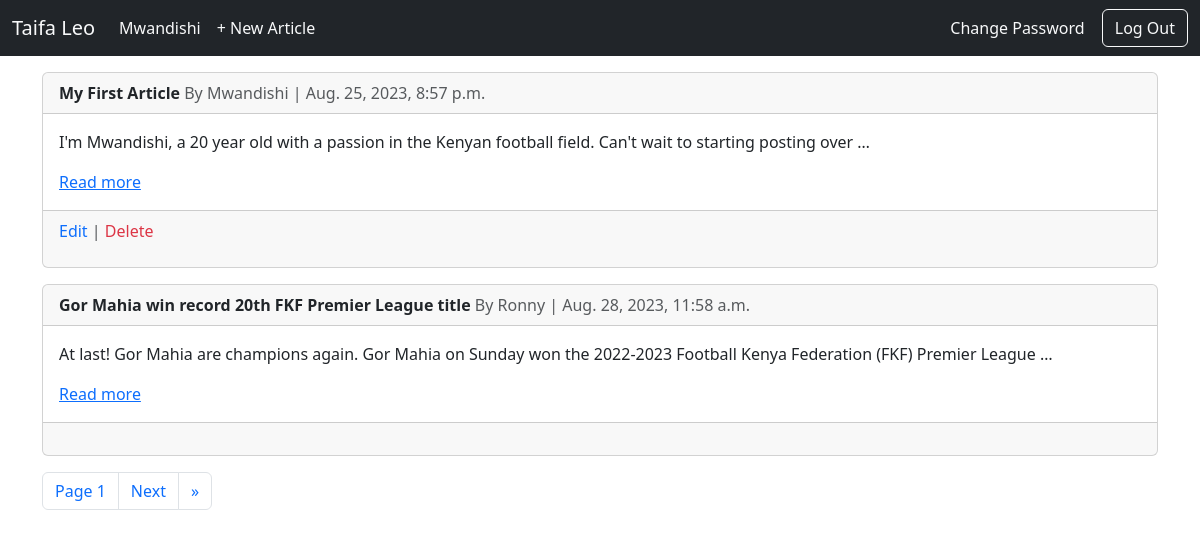
Screenshot of /articles/ (signed in) with the database file from the repository.
### users/models.py (models this page shows)
class CustomUser(AbstractUser):
    age = models.PositiveIntegerField(null=True, blank=True)

### pages/models.py (models this page shows, shortened)
class Article(models.Model):
    title = models.CharField(max_length=255)
    author = models.ForeignKey(
        get_user_model(),
        on_delete=models.CASCADE
    )
    date = models.DateTimeField(auto_now_add=True)
    content = models.TextField()

### pages/views.py (the view)
# urls.py: path("articles/", ArticleListView.as_view(), name="article_list"),
class ArticleListView(LoginRequiredMixin, ListView):
    login_url = "login"
    model = Article
    template_name = "article_list.html"
    context_object_name = "articles"
    paginate_by = 2

### templates/article_list.html (shortened to what this page needs)
{% extends 'base.html' %}
{% block content %}
{% for article in articles %}
<div class="card mt-3">
    <div class="card-header">
       <a href="{% url 'article_detail' article.pk %}" class="text-decoration-none text-dark">
            <strong >{{ article.title }}</strong>
        </a>
      <span class="text-muted">By {{ article.author }} | {{ article.date }}</span>
    </div>
    <div class="card-body">
      <p class="card-text">{{ article.content|truncatewords:20 }}</p>
      <a href="{% url 'article_detail' article.pk %}">Read more</a>
    </div>
    <div class="card-footer text-body-secondary">
      {% if user.is_authenticated and user == article.author %}
        <p>
            <a href="{% url 'article_edit' article.pk %}" class="text-primary text-decoration-none">Edit</a> |
            <a href="{% url 'article_delete' article.pk %}" class="text-danger text-decoration-none">Delete</a>
        </p>
      {% else %}
        <p>
        </p>
      {% endif %}
    </div>
</div>
{% endfor %}
<nav aria-label="Page navigation example" class="mt-3">
  <ul class="pagination">
    <li class="page-item">
      <a class="page-link" href="#">Page {{ page_obj.number}}</a>
    </li>
    {% if page_obj.has_next %}
      <li class="page-item">
        <a class="page-link" href="?page={{ page_obj.next_page_number }}">Next</a>
      </li>
      <li class="page-item">
        <a class="page-link" href="?page={{ page_obj.paginator.num_pages }}" aria-label="Next">
          <span aria-hidden="true">&raquo;</span>
        </a>
      </li>
    {% endif %}
  </ul>
</nav>
{% endblock %}

### templates/base.html (shortened to what this page needs)
{% load static %}
<!DOCTYPE html>
<html lang="en">
<head>
    <link href="https://cdn.jsdelivr.net/npm/bootstrap@5.3.1/dist/css/bootstrap.min.css" rel="stylesheet">
    <link rel="stylesheet" href="{% static 'styles.css' %}">
</head>
<body>
    <nav class=" navbar navbar-expand-lg bg-dark text-light text-light">
        <div class="container-fluid text-light">
          <a class="navbar-brand text-light" href="{% url 'article_list' %}">Taifa Leo</a>
          <div class="collapse navbar-collapse" id="navbarSupportedContent">
            {% if user.is_authenticated %}
            <ul class="navbar-nav me-auto mb-2 mb-lg-0">
              <li class="nav-item">
                <a class="nav-link active text-light" aria-current="page" href="{% url 'profile' %}">{{ user.username }}</a>
              </li>
              <li class="nav-item">
                <a class="nav-link  text-light" aria-current="page" href="{% url 'article_new' %}">+ New Article</a>
              </li>
            </ul>
            <form>
              <button class="btn btn-white">
                <a href="" class="text-decoration-none text-light">Change Password</a>
              </button>
              <button class="btn btn-outline-light" type="submit">
                    <a href="{% url 'logout' %}" class="text-decoration-none text-light">Log Out</a>
               </button>
            </form>
            {% endif %}
          </div>
        </div>
      </nav>
    <div class="container">
        {% block content %}
        {% endblock %}
    </div>
</body>
</html>

### static/styles.css (style rules this page uses)
body { background-image: url("../static/imgs/brennan-burling-ay53qag90W8-unsplash.jpg"); background-size: cover; background-repeat: no-repeat; }

### rows the page displays
CustomUser: username "Mwandishi"
Article: title "My First Article", author "Mwandishi", date "Aug. 25, 2023, 8:57 p.m.", content "I'm Mwandishi, a 20 year old with a passion in the Kenyan football field. Can't wait to starting posting over …", shows "Edit"
Article: title "Gor Mahia win record 20th FKF Premier League title", author "Ronny", date "Aug. 28, 2023, 11:58 a.m.", content "At last! Gor Mahia are champions again. Gor Mahia on Sunday won the 2022-2023 Football Kenya Federation (FKF) Premier League …"

### other values shown
{{ page_obj.number }} "1"
